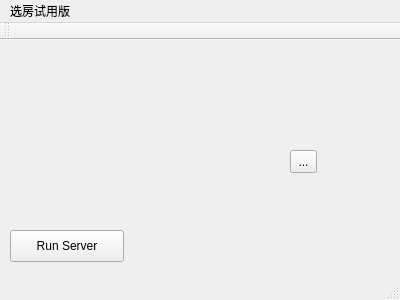
<?xml version="1.0" encoding="UTF-8"?>
<ui version="4.0">
 <class>MainWindow</class>
 <widget class="QMainWindow" name="MainWindow">
  <property name="geometry">
   <rect>
    <x>0</x>
    <y>0</y>
    <width>400</width>
    <height>300</height>
   </rect>
  </property>
  <property name="windowTitle">
   <string>MainWindow</string>
  </property>
  <widget class="QWidget" name="centralWidget">
   <widget class="QPushButton" name="pushButton">
    <property name="geometry">
     <rect>
      <x>10</x>
      <y>190</y>
      <width>114</width>
      <height>32</height>
     </rect>
    </property>
    <property name="text">
     <string>Run Server</string>
    </property>
   </widget>
   <widget class="QToolButton" name="toolButton">
    <property name="geometry">
     <rect>
      <x>290</x>
      <y>110</y>
      <width>27</width>
      <height>23</height>
     </rect>
    </property>
    <property name="text">
     <string>...</string>
    </property>
   </widget>
  </widget>
  <widget class="QMenuBar" name="menuBar">
   <property name="geometry">
    <rect>
     <x>0</x>
     <y>0</y>
     <width>400</width>
     <height>22</height>
    </rect>
   </property>
   <widget class="QMenu" name="menu">
    <property name="title">
     <string>选房试用版</string>
    </property>
   </widget>
   <addaction name="menu"/>
  </widget>
  <widget class="QToolBar" name="mainToolBar">
   <attribute name="toolBarArea">
    <enum>TopToolBarArea</enum>
   </attribute>
   <attribute name="toolBarBreak">
    <bool>false</bool>
   </attribute>
  </widget>
  <widget class="QStatusBar" name="statusBar"/>
 </widget>
 <layoutdefault spacing="6" margin="11"/>
 <resources/>
 <connections/>
</ui>
